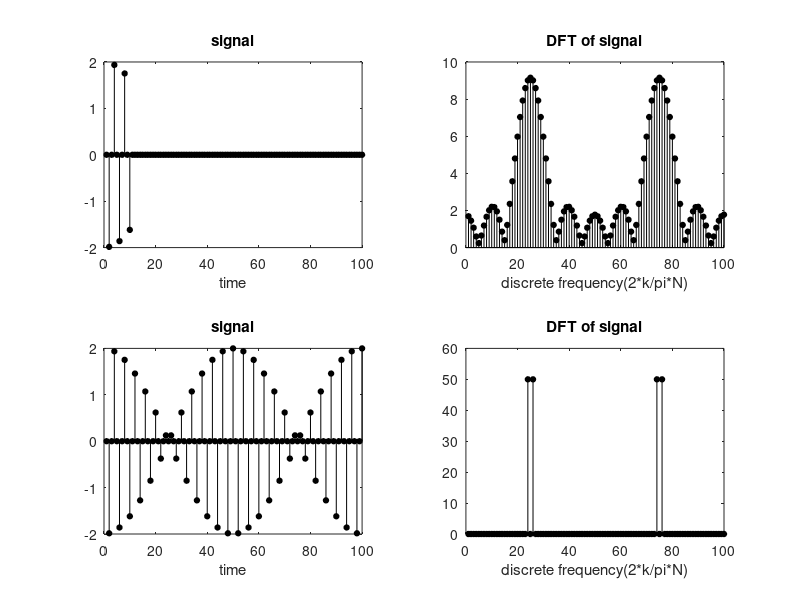

This chart was generated by the following MATLAB code:
clear;
n=1:100;
k=1:100;
xn(2,:)=cos(0.48*pi*n)+cos(0.52*pi*n);
xn(1,:)=[xn(2,1:10),zeros(1,90)];
N=100;
w=2*pi/N;

for i=1:2
    Xk(i,:)=xn(i,:)*exp(-1i*(n'*w*k));
    Xabs(i,:)=abs(Xk(i,:));
    subplot(2,2,2*i-1)

stem(n,xn(i,:),'black','filled','MarkerSize',4);
  xlabel('time');
  title('signal')
  subplot(2,2,2*i)
  
stem(k,Xabs(i,:),'black','filled','MarkerSize',4);
xlabel('discrete frequency(2*k/pi*N)');
title('DFT of signal');
end
  